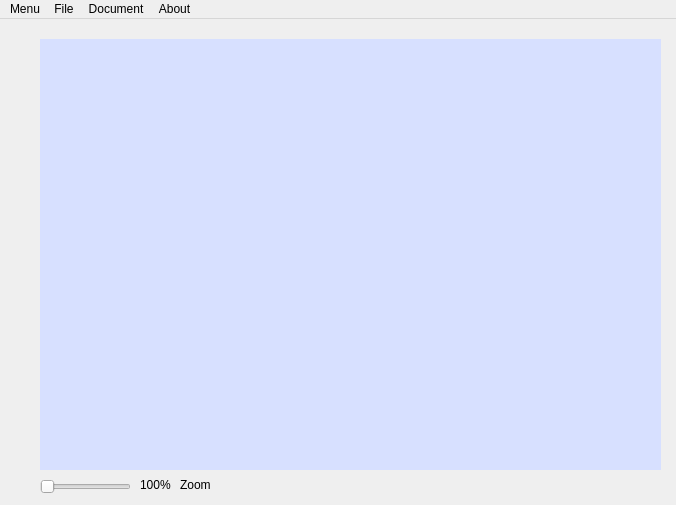
<?xml version="1.0" encoding="UTF-8"?>
<ui version="4.0">
 <class>MainWindowClass</class>
 <widget class="QMainWindow" name="MainWindowClass">
  <property name="geometry">
   <rect>
    <x>0</x>
    <y>0</y>
    <width>676</width>
    <height>505</height>
   </rect>
  </property>
  <property name="windowTitle">
   <string>MainWindow</string>
  </property>
  <widget class="QWidget" name="centralWidget">
   <widget class="QWidget" name="placeholder" native="true">
    <property name="geometry">
     <rect>
      <x>40</x>
      <y>20</y>
      <width>621</width>
      <height>431</height>
     </rect>
    </property>
    <property name="autoFillBackground">
     <bool>false</bool>
    </property>
    <property name="styleSheet">
     <string notr="true">background-color: rgb(215, 224, 255);</string>
    </property>
   </widget>
   <widget class="QLabel" name="ZoomLabel">
    <property name="geometry">
     <rect>
      <x>180</x>
      <y>450</y>
      <width>31</width>
      <height>31</height>
     </rect>
    </property>
    <property name="text">
     <string>Zoom</string>
    </property>
   </widget>
   <widget class="QSlider" name="zoomSlider">
    <property name="geometry">
     <rect>
      <x>40</x>
      <y>460</y>
      <width>91</width>
      <height>16</height>
     </rect>
    </property>
    <property name="orientation">
     <enum>Qt::Horizontal</enum>
    </property>
   </widget>
   <widget class="QLabel" name="zoomLabelNumber">
    <property name="geometry">
     <rect>
      <x>140</x>
      <y>450</y>
      <width>31</width>
      <height>31</height>
     </rect>
    </property>
    <property name="text">
     <string>100%</string>
    </property>
   </widget>
  </widget>
  <widget class="QMenuBar" name="menuBar">
   <property name="geometry">
    <rect>
     <x>0</x>
     <y>0</y>
     <width>676</width>
     <height>22</height>
    </rect>
   </property>
   <widget class="QMenu" name="menuMenu">
    <property name="title">
     <string>Menu</string>
    </property>
    <addaction name="actionExit"/>
   </widget>
   <widget class="QMenu" name="menuFile">
    <property name="title">
     <string>File</string>
    </property>
    <addaction name="actionNew"/>
    <addaction name="actionOpen"/>
    <addaction name="actionSave"/>
    <addaction name="actionExport"/>
   </widget>
   <widget class="QMenu" name="menuDocument">
    <property name="title">
     <string>Document</string>
    </property>
    <addaction name="actionConfiguration"/>
   </widget>
   <widget class="QMenu" name="menuAbout">
    <property name="title">
     <string>About</string>
    </property>
   </widget>
   <addaction name="menuMenu"/>
   <addaction name="menuFile"/>
   <addaction name="menuDocument"/>
   <addaction name="menuAbout"/>
  </widget>
  <action name="actionExit">
   <property name="text">
    <string>Exit</string>
   </property>
  </action>
  <action name="actionNew">
   <property name="text">
    <string>New</string>
   </property>
  </action>
  <action name="actionOpen">
   <property name="text">
    <string>Open</string>
   </property>
  </action>
  <action name="actionSave">
   <property name="text">
    <string>Save</string>
   </property>
  </action>
  <action name="actionExport">
   <property name="text">
    <string>Export</string>
   </property>
  </action>
  <action name="actionExit_2">
   <property name="text">
    <string>Exit</string>
   </property>
  </action>
  <action name="actionConfiguration">
   <property name="text">
    <string>Configuration</string>
   </property>
  </action>
 </widget>
 <layoutdefault spacing="6" margin="11"/>
 <resources>
  <include location="../resources/resources.qrc"/>
 </resources>
 <connections/>
</ui>
